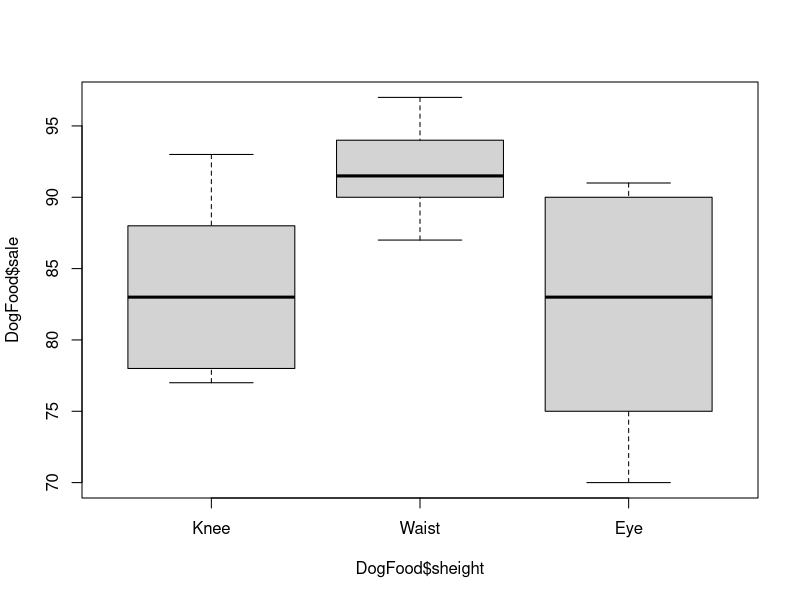
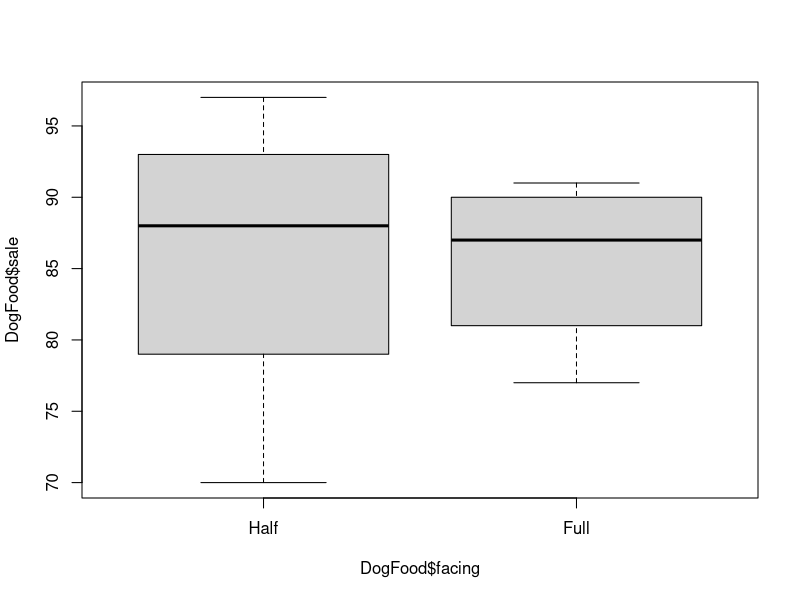
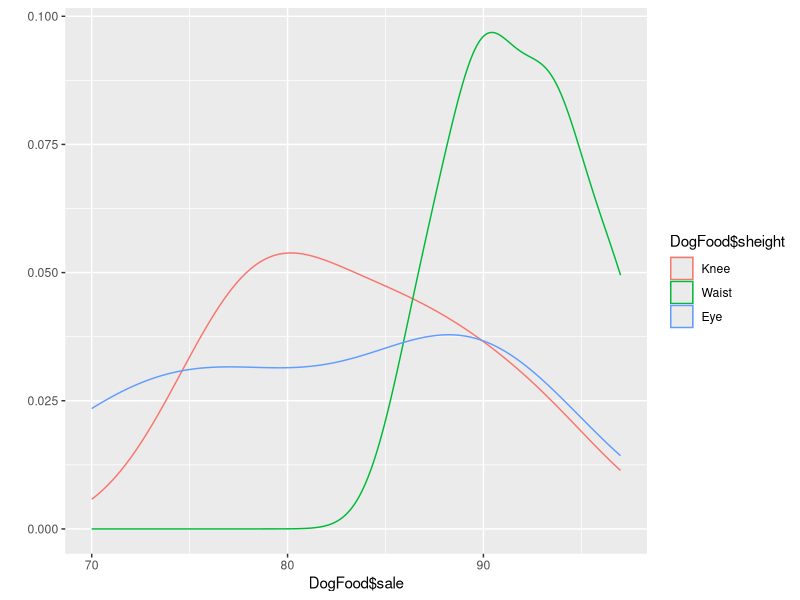
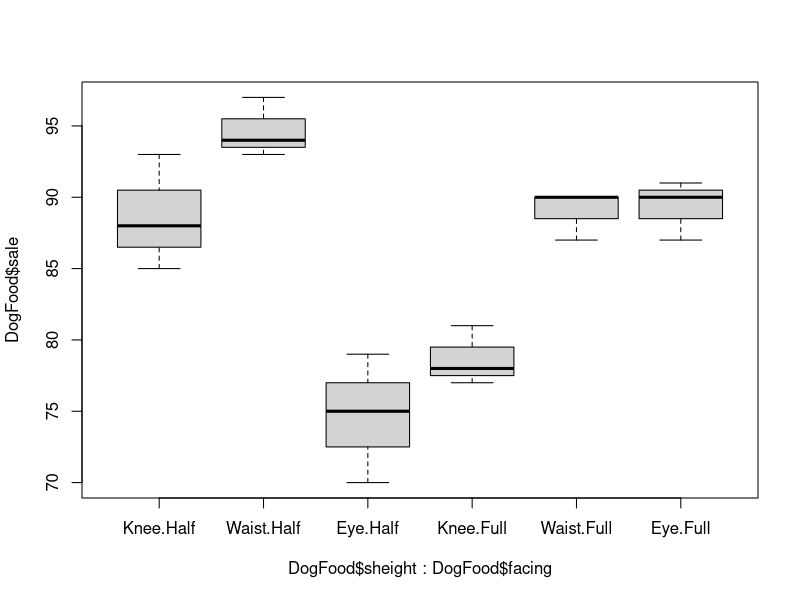
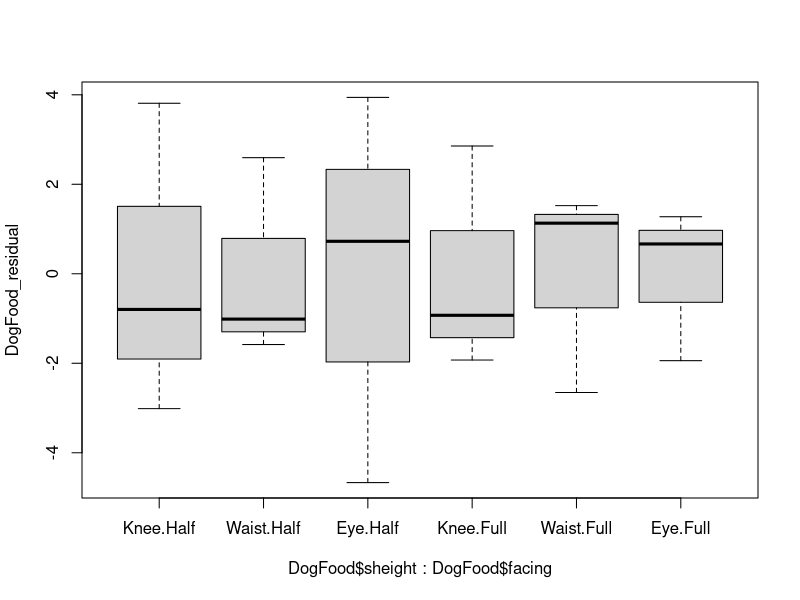
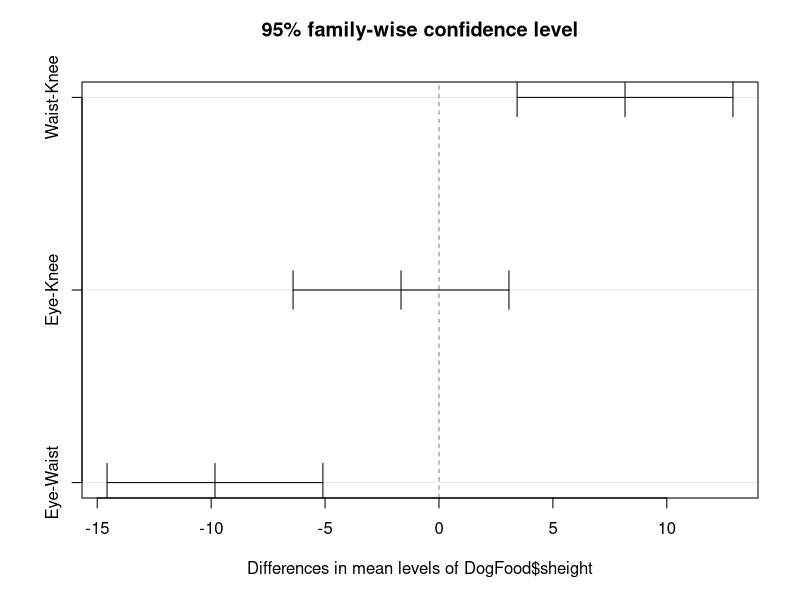
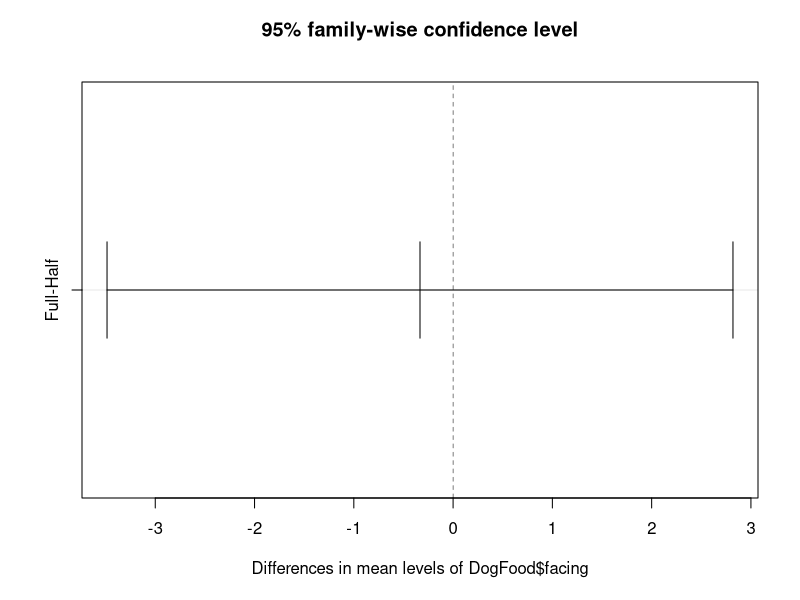
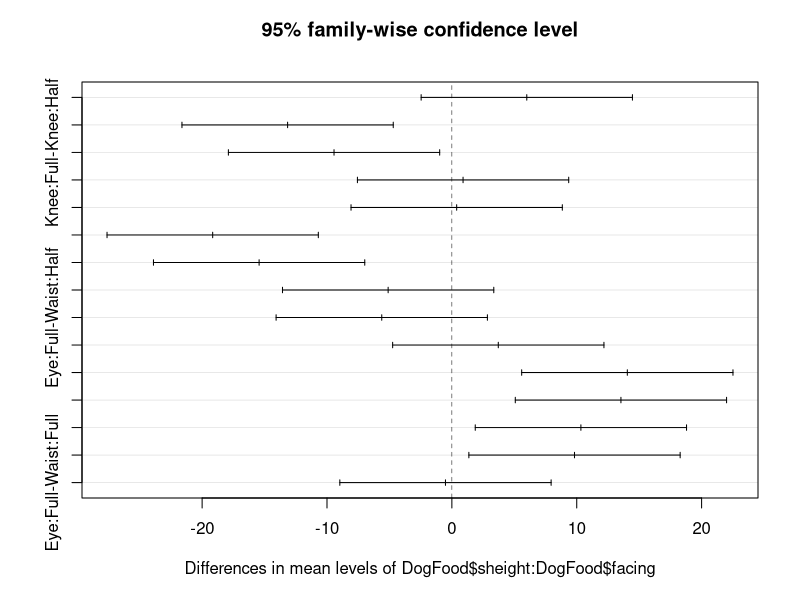

Write the R code that produced these figures, in order.
require(haven)
require(labelled)
require(ggplot2)
require(psych)
require(data.table)

setwd("~/Rscripts/annova")

DogFood <- read_sav("datafiles/DogFood.sav")

# convert list to data table
DogFood.table <- data.table(DogFood)

# Identity the factor and convert the data type to be a factor, else aov won't give correct results.
DogFood$sheight = to_factor(DogFood$sheight)
DogFood$facing = to_factor(DogFood$facing)


# Plot the boxplot by individual factor
boxplot(DogFood$sale ~ DogFood$sheight)
boxplot(DogFood$sale ~ DogFood$facing)

# Super imposed denisty plot by factor
qplot(DogFood$sale, colour=DogFood$sheight, data=DogFood, geom="density")

# Get the descritives table by each group
describeBy(DogFood$sale, DogFood$sheight)
describeBy(DogFood$sale, DogFood$facing)

# Get the annova table, customer is added as a co-variate
DogFood_aov <- aov(DogFood$sale ~ DogFood$sheight + DogFood$facing + DogFood$Customers + DogFood$sheight:DogFood$facing, data = DogFood)
summary(DogFood_aov)
DogFood_residual = residuals(DogFood_aov)

#Box plot across multiple factors
boxplot(DogFood$sale ~ DogFood$sheight * DogFood$facing, data = DogFood)
boxplot(DogFood_residual ~ DogFood$sheight * DogFood$facing, data = DogFood)


# Now run tukey's range test to analyze variations in means across individual groups
tk <- TukeyHSD(DogFood_aov)

# List the tukey's table
tk

# Plot to see variations in the means for each group pair
plot(tk)

# Get the means plot
plot.design(DogFood)

# Get the interaction plot
interaction.plot(DogFood$facing, DogFood$sheight, DogFood$sale, col=2:12, lty=1)
interaction.plot(DogFood$sheight, DogFood$facing, DogFood$sale, col=2:12, lty=1)
